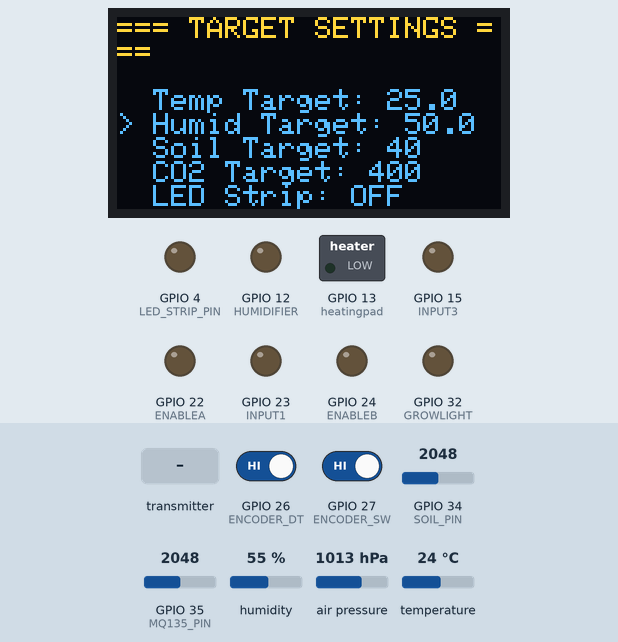
Recording of a program running on a simulated ESP32. Parts: 128×64 one-colour display, switched loads named in the program (green lamp = pin HIGH), output pins drawn as LEDs (lit = HIGH). The inputs (shaded band) are chosen by the test bench; at power-on: GPIO 27 (ENCODER_SW) HIGH, GPIO 26 (ENCODER_DT) HIGH, GPIO 34 (SOIL_PIN) = 2048, GPIO 35 (MQ135_PIN) = 2048, humidity 55 %, air pressure 1013 hPa, temperature 24 °C. The OLED is the two-colour kind (top 16 rows yellow); what the program prints to the serial monitor is not drawn.

Above: at 1.2 s.
1.3 s: GPIO 27 (ENCODER_SW) driven LOW
At 1.47 s:
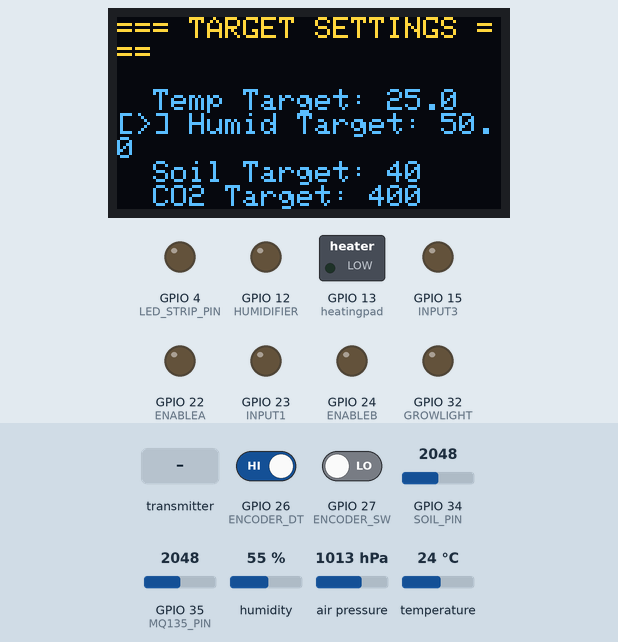
4.4 s: the transmitter starts sending status = 0
6.4 s: GPIO 27 (ENCODER_SW) driven HIGH
Timing chart, 0 to 9.4 s (numbered marks = the images above; inputs shaded):
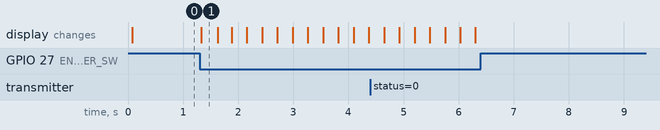

The program:

main.cpp
```cpp
#include <esp_now.h>
#include <WiFi.h>
#include <Wire.h>
#include <Adafruit_Sensor.h>
#include <Adafruit_BME280.h>
#include <Adafruit_BMP280.h>
#include <Adafruit_GFX.h>
#include <Adafruit_SSD1306.h>
#include <Arduino.h>

// =========================
// Pin Definitions (Master_cam.ino leading)
// =========================
// Primary I2C Pins (For BME280)
#define BME_SDA 21
#define BME_SCL 22

// Secondary I2C Pins (For OLED Display)
#define OLED_SDA 25
#define OLED_SCL 33

#define SOIL_PIN 34
#define MQ135_PIN 35

// LED Strip Data Pin
#define LED_STRIP_PIN 4

// Rotary Encoder Pins
#define ENCODER_CLK 14
#define ENCODER_DT  26
#define ENCODER_SW  27

// Control Pins from main.cpp (remapped to available GPIO)
#define heatingpad 13
#define GROWLIGHT 32
#define HUMIDIFIER 12
#define WATERPOMP 14
#define INPUT1 23
#define INPUT2 21
#define INPUT3 15
#define INPUT4 5
#define ENABLEA 22
#define ENABLEB 24

// OLED Screen Dimensions
#define SCREEN_WIDTH 128
#define SCREEN_HEIGHT 64
#define OLED_RESET    -1
Adafruit_SSD1306 display(SCREEN_WIDTH, SCREEN_HEIGHT, &Wire1, OLED_RESET);

// =========================
// Receiver MAC Address
// =========================
uint8_t receiverAddress[] = {0xAC, 0xA7, 0x04, 0x26, 0x05, 0xB0};

// =========================
// Sensor & UI Variables
// =========================
Adafruit_BME280 bme;
Adafruit_BMP280 bmp; // I2C

// Menu State Machine
enum MenuState { SELECT_PARAM, EDIT_PARAM };
MenuState currentState = SELECT_PARAM;

int currentMenuIndex = 0;
const int TOTAL_PARAMS = 5;
const char* paramNames[TOTAL_PARAMS] = {
  "Temp Target",
  "Humid Target",
  "Soil Target",
  "CO2 Target",
  "LED Strip"
};

// Target Values (Adjustable via Encoder)
float targetTemp = 25.0;
float targetHumid = 50.0;
int targetSoil = 40;
int targetCO2 = 400;
bool ledStripState = false;

// Control Variables from main.cpp
int ventileren = 0;
int water = 0;
int verwarmen = 0;
int vochtiger = 0;
int licht = 0;

// Encoder Tracking
int lastClkState;
unsigned long lastButtonPress = 0;

// =========================
// Structures for ESP-NOW
// =========================
typedef struct struct_message {
  float temperature;
  float humidity;
  int soilMoisture;
  int co2Level;
} struct_message;

struct_message sensorData;

typedef struct struct_response {
  char status[32];
} struct_response;

struct_response incomingResponse;
esp_now_peer_info_t peerInfo;

// Timing helpers
unsigned long lastSendTime = 0;
const unsigned long sendInterval = 5000;

// =========================
// Callbacks
// =========================
void OnDataSent(const wifi_tx_info_t *tx_info, esp_now_send_status_t status) {
  Serial.print("Last Packet Send Status: ");
  Serial.println(status == ESP_NOW_SEND_SUCCESS ? "Delivery Success" : "Delivery Fail");
}

void OnDataRecv(const esp_now_recv_info *info, const uint8_t *incomingData, int len) {
  memcpy(&incomingResponse, incomingData, sizeof(incomingResponse));
  Serial.print("Response received: ");
  Serial.println(incomingResponse.status);
}

// =========================
// UI Display Function
// =========================
void updateDisplay() {
  display.clearDisplay();
  display.setTextSize(1);
  display.setTextColor(SSD1306_WHITE);

  display.setCursor(0, 0);
  display.println("=== TARGET SETTINGS ===");
  display.println("");

  for (int i = 0; i < TOTAL_PARAMS; i++) {
    if (i == currentMenuIndex) {
      if (currentState == EDIT_PARAM) {
        display.print("[>] ");
      } else {
        display.print("> ");
      }
    } else {
      display.print("  ");
    }

    display.print(paramNames[i]);
    display.print(": ");

    // UI Rendering Logic per option
    if (i == 0) display.print(targetTemp, 1);
    else if (i == 1) display.print(targetHumid, 1);
    else if (i == 2) display.print(targetSoil);
    else if (i == 3) display.print(targetCO2);
    else if (i == 4) display.print(ledStripState ? "ON" : "OFF");

    display.println();
  }
  display.display();
}

// =========================
// Setup
// =========================
void setup() {
  Serial.begin(115200);

  // Initialize Encoder Pins
  pinMode(ENCODER_CLK, INPUT_PULLUP);
  pinMode(ENCODER_DT, INPUT_PULLUP);
  pinMode(ENCODER_SW, INPUT_PULLUP);
  lastClkState = digitalRead(ENCODER_CLK);

  // Initialize LED pin as output
  pinMode(LED_STRIP_PIN, OUTPUT);
  digitalWrite(LED_STRIP_PIN, LOW);

  // Initialize Control Pins from main.cpp

  pinMode(INPUT1, OUTPUT);
  pinMode(INPUT3, OUTPUT);
  pinMode(heatingpad, OUTPUT);
  pinMode(GROWLIGHT, OUTPUT);
  pinMode(HUMIDIFIER, OUTPUT);
  pinMode(WATERPOMP, OUTPUT);
  pinMode(ENABLEA, OUTPUT);
  pinMode(ENABLEB, OUTPUT);

  // Start Default I2C Bus for BME280
  Wire.begin(BME_SDA, BME_SCL);

  // Start Second I2C Bus for OLED Screen
  Wire1.begin(OLED_SDA, OLED_SCL);

  // Initialize OLED using Wire1
  if(!display.begin(SSD1306_SWITCHCAPVCC, 0x3C)) {
    Serial.println("OLED failed to initialize on Wire1");
  }

  // Initialize BME280 using standard Wire
  bool bmeStatus = bme.begin(0x76, &Wire);
  if (!bmeStatus) bmeStatus = bme.begin(0x77, &Wire);
  if (!bmeStatus) {
    Serial.println("Could not find BME280 sensor!");
  }

  // Initialize BMP280 using standard Wire
  unsigned int bmpStatus = bmp.begin();
  if (!bmpStatus) {
    Serial.println("Could not find a valid BMP280 sensor, check wiring!");
    Serial.print("SensorID was: 0x"); Serial.println(bmp.sensorID(),16);
  } else {
    bmp.setSampling(Adafruit_BMP280::MODE_NORMAL,
                    Adafruit_BMP280::SAMPLING_X2,
                    Adafruit_BMP280::SAMPLING_X16,
                    Adafruit_BMP280::FILTER_X16,
                    Adafruit_BMP280::STANDBY_MS_500);
  }

  // Initialize WiFi & ESP-NOW
  WiFi.mode(WIFI_STA);
  if (esp_now_init() != ESP_OK) {
    Serial.println("Error initializing ESP-NOW");
    return;
  }

  esp_now_register_send_cb(OnDataSent);
  esp_now_register_recv_cb(esp_now_recv_cb_t(OnDataRecv));

  memcpy(peerInfo.peer_addr, receiverAddress, 6);
  peerInfo.channel = 0;
  peerInfo.encrypt = false;

  if (esp_now_add_peer(&peerInfo) != ESP_OK) {
    Serial.println("Failed to add peer");
    return;
  }

  updateDisplay();
  Serial.println("Setup complete!");
}

// =========================
// Main Loop
// =========================
void loop() {

  // 1. Read Encoder Rotation
  int currentClkState = digitalRead(ENCODER_CLK);

  if (currentClkState != lastClkState && currentClkState == LOW) {
    bool clockwise = (digitalRead(ENCODER_DT) != currentClkState);

    if (currentState == SELECT_PARAM) {
      if (clockwise) {
        currentMenuIndex = (currentMenuIndex + 1) % TOTAL_PARAMS;
      } else {
        currentMenuIndex = (currentMenuIndex - 1 + TOTAL_PARAMS) % TOTAL_PARAMS;
      }
    }
    else if (currentState == EDIT_PARAM) {
      float increment = clockwise ? 1.0 : -1.0;

      switch(currentMenuIndex) {
        case 0: targetTemp += (increment * 0.5); break;
        case 1: targetHumid += increment; break;
        case 2: targetSoil = constrain(targetSoil + (int)increment, 0, 100); break;
        case 3: targetCO2 = constrain(targetCO2 + ((int)increment * 10), 0, 2000); break;
        case 4:
          ledStripState = !ledStripState;
          digitalWrite(LED_STRIP_PIN, ledStripState ? HIGH : LOW);
          break;
      }
    }
    updateDisplay();
  }
  lastClkState = currentClkState;

  // 2. Read Encoder Button Click
  if (digitalRead(ENCODER_SW) == LOW) {
    if (millis() - lastButtonPress > 250) {
      if (currentState == SELECT_PARAM) {
        currentState = EDIT_PARAM;
      } else {
        currentState = SELECT_PARAM;
      }
      updateDisplay();
      lastButtonPress = millis();
    }
  }

  // 3. Handle Sensor Reading & Control Logic
  if (millis() - lastSendTime >= sendInterval) {
    lastSendTime = millis();

    sensorData.temperature = bme.readTemperature();
    sensorData.humidity = bme.readHumidity();

    int rawSoil = analogRead(SOIL_PIN);
    sensorData.soilMoisture = map(rawSoil, 3200, 1200, 0, 100);
    sensorData.soilMoisture = constrain(sensorData.soilMoisture, 0, 100);

    sensorData.co2Level = analogRead(MQ135_PIN);

    Serial.println("------ SENSOR DATA ------");
    Serial.print("Temperature: "); Serial.print(sensorData.temperature); Serial.println(" °C");
    Serial.print("Humidity: ");    Serial.print(sensorData.humidity);    Serial.println(" %");
    Serial.print("Soil Moisture: "); Serial.print(sensorData.soilMoisture); Serial.println(" %");
    Serial.print("CO2 Level: ");    Serial.println(sensorData.co2Level);
    Serial.print("LED Strip State: "); Serial.println(ledStripState ? "ON" : "OFF");

    // BMP280 readings (if available)
    Serial.print("BMP280 Temperature: ");
    Serial.print(bmp.readTemperature());
    Serial.println(" *C");
    Serial.print("BMP280 Pressure: ");
    Serial.print(bmp.readPressure());
    Serial.println(" Pa");

    esp_err_t result = esp_now_send(receiverAddress, (uint8_t *)&sensorData, sizeof(sensorData));

    if (result == ESP_OK) {
      Serial.println("Data sent successfully");
    } else {
      Serial.println("Error sending data");
    }
    Serial.println("-------------------------");
  }

  // 4. Control Logic from main.cpp

}
```

Measured:
- after the input at 1.3 s, the display: changes at once (image 1)
- after the input at 6.4 s, every drawn part: stays the same
